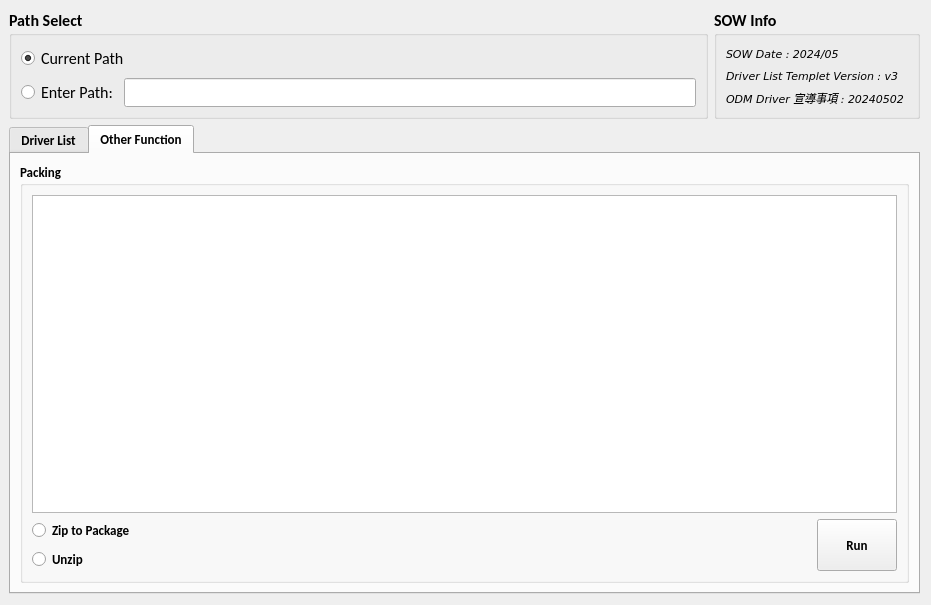
<?xml version="1.0" encoding="UTF-8"?>
<ui version="4.0">
 <class>Form</class>
 <widget class="QWidget" name="Form">
  <property name="geometry">
   <rect>
    <x>0</x>
    <y>0</y>
    <width>931</width>
    <height>605</height>
   </rect>
  </property>
  <property name="windowTitle">
   <string>DL Creator</string>
  </property>
  <widget class="QWidget" name="layoutWidget">
   <property name="geometry">
    <rect>
     <x>9</x>
     <y>9</y>
     <width>911</width>
     <height>585</height>
    </rect>
   </property>
   <layout class="QGridLayout" name="gridLayout_11">
    <item row="0" column="0">
     <layout class="QHBoxLayout" name="horizontalLayout_6">
      <item>
       <widget class="QGroupBox" name="path_groupBox">
        <property name="font">
         <font>
          <family>Calibri</family>
          <pointsize>12</pointsize>
          <weight>75</weight>
          <italic>false</italic>
          <bold>true</bold>
         </font>
        </property>
        <property name="title">
         <string>Path Select</string>
        </property>
        <layout class="QGridLayout" name="gridLayout">
         <item row="0" column="0">
          <layout class="QVBoxLayout" name="verticalLayout_3">
           <item>
            <widget class="QRadioButton" name="radio_current_path">
             <property name="font">
              <font>
               <family>Calibri</family>
               <pointsize>12</pointsize>
               <weight>50</weight>
               <italic>false</italic>
               <bold>false</bold>
              </font>
             </property>
             <property name="text">
              <string>Current Path</string>
             </property>
             <property name="checked">
              <bool>true</bool>
             </property>
            </widget>
           </item>
           <item>
            <layout class="QHBoxLayout" name="horizontalLayout">
             <item>
              <widget class="QRadioButton" name="radio_enter_path">
               <property name="font">
                <font>
                 <family>Calibri</family>
                 <pointsize>12</pointsize>
                 <weight>50</weight>
                 <italic>false</italic>
                 <bold>false</bold>
                </font>
               </property>
               <property name="text">
                <string>Enter Path:</string>
               </property>
               <property name="checked">
                <bool>false</bool>
               </property>
              </widget>
             </item>
             <item>
              <widget class="QLineEdit" name="enter_path_lineEdit">
               <property name="font">
                <font>
                 <family>Calibri</family>
                 <pointsize>12</pointsize>
                 <weight>50</weight>
                 <italic>false</italic>
                 <bold>false</bold>
                </font>
               </property>
              </widget>
             </item>
            </layout>
           </item>
          </layout>
         </item>
        </layout>
       </widget>
      </item>
      <item>
       <widget class="QGroupBox" name="groupBox_5">
        <property name="font">
         <font>
          <family>Calibri</family>
          <pointsize>12</pointsize>
          <weight>75</weight>
          <bold>true</bold>
         </font>
        </property>
        <property name="title">
         <string>SOW Info</string>
        </property>
        <layout class="QGridLayout" name="gridLayout_2">
         <item row="0" column="0">
          <layout class="QVBoxLayout" name="verticalLayout_4">
           <item>
            <widget class="QLabel" name="label_sow_date">
             <property name="font">
              <font>
               <family>Verdana</family>
               <pointsize>8</pointsize>
               <weight>50</weight>
               <italic>true</italic>
               <bold>false</bold>
               <underline>false</underline>
              </font>
             </property>
             <property name="text">
              <string>SOW Date : 2024/05</string>
             </property>
            </widget>
           </item>
           <item>
            <widget class="QLabel" name="label_sow_date_2">
             <property name="font">
              <font>
               <family>Verdana</family>
               <pointsize>8</pointsize>
               <weight>50</weight>
               <italic>true</italic>
               <bold>false</bold>
               <underline>false</underline>
              </font>
             </property>
             <property name="text">
              <string>Driver List Templet Version : v3</string>
             </property>
            </widget>
           </item>
           <item>
            <widget class="QLabel" name="label_sow_date_3">
             <property name="font">
              <font>
               <family>Verdana</family>
               <pointsize>8</pointsize>
               <weight>50</weight>
               <italic>true</italic>
               <bold>false</bold>
               <underline>false</underline>
              </font>
             </property>
             <property name="text">
              <string>ODM Driver 宣導事項 : 20240502 </string>
             </property>
            </widget>
           </item>
          </layout>
         </item>
        </layout>
       </widget>
      </item>
     </layout>
    </item>
    <item row="1" column="0">
     <widget class="QTabWidget" name="tabWidget">
      <property name="font">
       <font>
        <family>Calibri</family>
        <pointsize>10</pointsize>
        <weight>75</weight>
        <bold>true</bold>
       </font>
      </property>
      <property name="currentIndex">
       <number>1</number>
      </property>
      <widget class="QWidget" name="tab">
       <attribute name="title">
        <string>Driver List</string>
       </attribute>
       <layout class="QGridLayout" name="gridLayout_10">
        <item row="0" column="0">
         <layout class="QGridLayout" name="gridLayout_9">
          <item row="0" column="0">
           <layout class="QGridLayout" name="gridLayout_8">
            <item row="0" column="0">
             <layout class="QGridLayout" name="gridLayout_5">
              <item row="0" column="0">
               <widget class="QGroupBox" name="groupBox_2">
                <property name="font">
                 <font>
                  <family>Calibri</family>
                  <pointsize>12</pointsize>
                  <weight>75</weight>
                  <italic>false</italic>
                  <bold>true</bold>
                 </font>
                </property>
                <property name="title">
                 <string>List Info</string>
                </property>
                <layout class="QGridLayout" name="gridLayout_4">
                 <item row="0" column="0">
                  <layout class="QFormLayout" name="formLayout">
                   <item row="0" column="0">
                    <widget class="QLabel" name="label_6">
                     <property name="font">
                      <font>
                       <family>Calibri</family>
                       <pointsize>12</pointsize>
                       <weight>50</weight>
                       <italic>false</italic>
                       <bold>false</bold>
                       <underline>false</underline>
                      </font>
                     </property>
                     <property name="text">
                      <string>Customer:</string>
                     </property>
                    </widget>
                   </item>
                   <item row="0" column="1">
                    <widget class="QComboBox" name="customer_comboBox">
                     <property name="font">
                      <font>
                       <family>Calibri</family>
                       <pointsize>12</pointsize>
                       <weight>50</weight>
                       <bold>false</bold>
                      </font>
                     </property>
                     <item>
                      <property name="text">
                       <string>Asus</string>
                      </property>
                     </item>
                     <item>
                      <property name="text">
                       <string>Gigabyte</string>
                      </property>
                     </item>
                    </widget>
                   </item>
                   <item row="1" column="0">
                    <widget class="QLabel" name="label_7">
                     <property name="font">
                      <font>
                       <family>Calibri</family>
                       <pointsize>12</pointsize>
                       <weight>50</weight>
                       <italic>false</italic>
                       <bold>false</bold>
                       <underline>false</underline>
                      </font>
                     </property>
                     <property name="text">
                      <string>Project Name:</string>
                     </property>
                    </widget>
                   </item>
                   <item row="1" column="1">
                    <widget class="QLineEdit" name="projectName_lineEdit">
                     <property name="font">
                      <font>
                       <family>Calibri</family>
                       <pointsize>12</pointsize>
                       <weight>50</weight>
                       <bold>false</bold>
                      </font>
                     </property>
                     <property name="placeholderText">
                      <string>e.g. A5402_A5702WVAR</string>
                     </property>
                    </widget>
                   </item>
                   <item row="2" column="0">
                    <widget class="QLabel" name="label_8">
                     <property name="font">
                      <font>
                       <family>Calibri</family>
                       <pointsize>12</pointsize>
                       <weight>50</weight>
                       <italic>false</italic>
                       <bold>false</bold>
                       <underline>false</underline>
                      </font>
                     </property>
                     <property name="text">
                      <string>List Version:</string>
                     </property>
                    </widget>
                   </item>
                   <item row="2" column="1">
                    <widget class="QLineEdit" name="listVersion_lineEdit">
                     <property name="font">
                      <font>
                       <family>Calibri</family>
                       <pointsize>12</pointsize>
                       <weight>50</weight>
                       <bold>false</bold>
                      </font>
                     </property>
                     <property name="placeholderText">
                      <string>e.g. 2.00</string>
                     </property>
                    </widget>
                   </item>
                   <item row="3" column="0">
                    <widget class="QLabel" name="label_9">
                     <property name="font">
                      <font>
                       <family>Calibri</family>
                       <pointsize>12</pointsize>
                       <weight>50</weight>
                       <italic>false</italic>
                       <bold>false</bold>
                       <underline>false</underline>
                      </font>
                     </property>
                     <property name="text">
                      <string>Update Date:</string>
                     </property>
                    </widget>
                   </item>
                   <item row="3" column="1">
                    <layout class="QHBoxLayout" name="horizontalLayout_2">
                     <item>
                      <widget class="QDateEdit" name="dateEdit_updateDate">
                       <property name="sizePolicy">
                        <sizepolicy hsizetype="Minimum" vsizetype="Fixed">
                         <horstretch>0</horstretch>
                         <verstretch>0</verstretch>
                        </sizepolicy>
                       </property>
                       <property name="font">
                        <font>
                         <weight>50</weight>
                         <bold>false</bold>
                        </font>
                       </property>
                       <property name="displayFormat">
                        <string>yyyy/MM/dd</string>
                       </property>
                      </widget>
                     </item>
                     <item>
                      <widget class="QPushButton" name="pushButton_updateToCurrentDate">
                       <property name="sizePolicy">
                        <sizepolicy hsizetype="Fixed" vsizetype="Fixed">
                         <horstretch>0</horstretch>
                         <verstretch>0</verstretch>
                        </sizepolicy>
                       </property>
                       <property name="font">
                        <font>
                         <pointsize>10</pointsize>
                         <weight>50</weight>
                         <bold>false</bold>
                        </font>
                       </property>
                       <property name="text">
                        <string>Now</string>
                       </property>
                      </widget>
                     </item>
                    </layout>
                   </item>
                  </layout>
                 </item>
                </layout>
               </widget>
              </item>
              <item row="1" column="0">
               <widget class="QGroupBox" name="groupBox_3">
                <property name="font">
                 <font>
                  <family>Calibri</family>
                  <pointsize>12</pointsize>
                  <weight>75</weight>
                  <bold>true</bold>
                 </font>
                </property>
                <property name="title">
                 <string>OS Info</string>
                </property>
                <layout class="QGridLayout" name="gridLayout_3">
                 <item row="0" column="0">
                  <layout class="QFormLayout" name="formLayout_2">
                   <property name="horizontalSpacing">
                    <number>22</number>
                   </property>
                   <item row="0" column="0">
                    <widget class="QLabel" name="label_10">
                     <property name="font">
                      <font>
                       <family>Calibri</family>
                       <pointsize>12</pointsize>
                       <weight>50</weight>
                       <italic>false</italic>
                       <bold>false</bold>
                       <underline>false</underline>
                      </font>
                     </property>
                     <property name="text">
                      <string>OS Edition:</string>
                     </property>
                    </widget>
                   </item>
                   <item row="0" column="1">
                    <widget class="QLineEdit" name="osEdition_lineEdit">
                     <property name="font">
                      <font>
                       <family>Calibri</family>
                       <pointsize>12</pointsize>
                       <weight>50</weight>
                       <bold>false</bold>
                      </font>
                     </property>
                     <property name="placeholderText">
                      <string>e.g. Win11</string>
                     </property>
                    </widget>
                   </item>
                   <item row="1" column="0">
                    <widget class="QLabel" name="label_11">
                     <property name="font">
                      <font>
                       <family>Calibri</family>
                       <pointsize>12</pointsize>
                       <weight>50</weight>
                       <italic>false</italic>
                       <bold>false</bold>
                       <underline>false</underline>
                      </font>
                     </property>
                     <property name="text">
                      <string>OS Version:</string>
                     </property>
                    </widget>
                   </item>
                   <item row="1" column="1">
                    <widget class="QLineEdit" name="osVersion_lineEdit">
                     <property name="font">
                      <font>
                       <family>Calibri</family>
                       <pointsize>12</pointsize>
                       <weight>50</weight>
                       <bold>false</bold>
                      </font>
                     </property>
                     <property name="placeholderText">
                      <string>e.g. 23H2</string>
                     </property>
                    </widget>
                   </item>
                   <item row="2" column="0">
                    <widget class="QLabel" name="label_12">
                     <property name="font">
                      <font>
                       <family>Calibri</family>
                       <pointsize>12</pointsize>
                       <weight>50</weight>
                       <italic>false</italic>
                       <bold>false</bold>
                       <underline>false</underline>
                      </font>
                     </property>
                     <property name="text">
                      <string>OS Build:</string>
                     </property>
                    </widget>
                   </item>
                   <item row="2" column="1">
                    <widget class="QLineEdit" name="osBuild_lineEdit">
                     <property name="font">
                      <font>
                       <family>Calibri</family>
                       <pointsize>12</pointsize>
                       <weight>50</weight>
                       <bold>false</bold>
                      </font>
                     </property>
                     <property name="placeholderText">
                      <string>e.g. 22631.2861</string>
                     </property>
                    </widget>
                   </item>
                  </layout>
                 </item>
                </layout>
               </widget>
              </item>
             </layout>
            </item>
            <item row="0" column="1">
             <widget class="QGroupBox" name="groupBox_4">
              <property name="sizePolicy">
               <sizepolicy hsizetype="Preferred" vsizetype="Preferred">
                <horstretch>0</horstretch>
                <verstretch>0</verstretch>
               </sizepolicy>
              </property>
              <property name="font">
               <font>
                <family>Calibri</family>
                <pointsize>12</pointsize>
                <weight>75</weight>
                <bold>true</bold>
               </font>
              </property>
              <property name="title">
               <string>Wlan/BT Info</string>
              </property>
              <layout class="QGridLayout" name="gridLayout_6">
               <item row="0" column="0">
                <layout class="QVBoxLayout" name="verticalLayout_5">
                 <item>
                  <layout class="QHBoxLayout" name="horizontalLayout_3">
                   <item>
                    <widget class="QPushButton" name="pushButton_addModule">
                     <property name="sizePolicy">
                      <sizepolicy hsizetype="Preferred" vsizetype="Preferred">
                       <horstretch>0</horstretch>
                       <verstretch>0</verstretch>
                      </sizepolicy>
                     </property>
                     <property name="font">
                      <font>
                       <pointsize>10</pointsize>
                       <weight>50</weight>
                       <bold>false</bold>
                      </font>
                     </property>
                     <property name="layoutDirection">
                      <enum>Qt::LeftToRight</enum>
                     </property>
                     <property name="text">
                      <string>Add Module</string>
                     </property>
                    </widget>
                   </item>
                   <item>
                    <widget class="QPushButton" name="pushButton_clearAllModules">
                     <property name="sizePolicy">
                      <sizepolicy hsizetype="Fixed" vsizetype="Fixed">
                       <horstretch>0</horstretch>
                       <verstretch>0</verstretch>
                      </sizepolicy>
                     </property>
                     <property name="font">
                      <font>
                       <pointsize>10</pointsize>
                       <weight>50</weight>
                       <bold>false</bold>
                      </font>
                     </property>
                     <property name="text">
                      <string>Clear All</string>
                     </property>
                    </widget>
                   </item>
                  </layout>
                 </item>
                 <item>
                  <widget class="QTableView" name="tableView_wlanbt">
                   <property name="sizePolicy">
                    <sizepolicy hsizetype="Expanding" vsizetype="Expanding">
                     <horstretch>0</horstretch>
                     <verstretch>0</verstretch>
                    </sizepolicy>
                   </property>
                   <property name="font">
                    <font>
                     <family>Calibri</family>
                     <pointsize>9</pointsize>
                    </font>
                   </property>
                  </widget>
                 </item>
                </layout>
               </item>
              </layout>
             </widget>
            </item>
           </layout>
          </item>
          <item row="1" column="0">
           <widget class="QGroupBox" name="groupBox">
            <property name="sizePolicy">
             <sizepolicy hsizetype="Preferred" vsizetype="Preferred">
              <horstretch>0</horstretch>
              <verstretch>0</verstretch>
             </sizepolicy>
            </property>
            <property name="font">
             <font>
              <family>Calibri</family>
              <pointsize>12</pointsize>
              <weight>75</weight>
              <bold>true</bold>
             </font>
            </property>
            <property name="title">
             <string>Mode Select</string>
            </property>
            <layout class="QGridLayout" name="gridLayout_7">
             <item row="0" column="0">
              <layout class="QHBoxLayout" name="horizontalLayout_4">
               <item>
                <layout class="QVBoxLayout" name="verticalLayout_6">
                 <item>
                  <widget class="QRadioButton" name="radioButton_exportDriverList">
                   <property name="font">
                    <font>
                     <weight>50</weight>
                     <bold>false</bold>
                    </font>
                   </property>
                   <property name="text">
                    <string>Export Driver List</string>
                   </property>
                   <property name="checked">
                    <bool>true</bool>
                   </property>
                  </widget>
                 </item>
                 <item>
                  <widget class="QRadioButton" name="radioButton_listChecking">
                   <property name="font">
                    <font>
                     <weight>50</weight>
                     <bold>false</bold>
                    </font>
                   </property>
                   <property name="text">
                    <string>List Checking</string>
                   </property>
                  </widget>
                 </item>
                 <item>
                  <widget class="QRadioButton" name="radioButton_listUpdate">
                   <property name="font">
                    <font>
                     <weight>50</weight>
                     <bold>false</bold>
                    </font>
                   </property>
                   <property name="text">
                    <string>List Update</string>
                   </property>
                  </widget>
                 </item>
                </layout>
               </item>
               <item>
                <layout class="QVBoxLayout" name="verticalLayout_8">
                 <property name="leftMargin">
                  <number>200</number>
                 </property>
                 <item>
                  <widget class="QPushButton" name="run_pushButton">
                   <property name="sizePolicy">
                    <sizepolicy hsizetype="Preferred" vsizetype="Preferred">
                     <horstretch>0</horstretch>
                     <verstretch>0</verstretch>
                    </sizepolicy>
                   </property>
                   <property name="font">
                    <font>
                     <family>Calibri</family>
                     <pointsize>12</pointsize>
                     <weight>75</weight>
                     <bold>true</bold>
                    </font>
                   </property>
                   <property name="text">
                    <string>Run</string>
                   </property>
                  </widget>
                 </item>
                </layout>
               </item>
              </layout>
             </item>
            </layout>
           </widget>
          </item>
         </layout>
        </item>
       </layout>
      </widget>
      <widget class="QWidget" name="tab_2">
       <attribute name="title">
        <string>Other Function</string>
       </attribute>
       <layout class="QGridLayout" name="gridLayout_16">
        <item row="0" column="0">
         <widget class="QGroupBox" name="groupBox_6">
          <property name="title">
           <string>Packing </string>
          </property>
          <layout class="QGridLayout" name="gridLayout_15">
           <item row="0" column="0">
            <layout class="QVBoxLayout" name="verticalLayout_2">
             <item>
              <widget class="QTreeView" name="treeView"/>
             </item>
             <item>
              <layout class="QHBoxLayout" name="horizontalLayout_5">
               <item>
                <layout class="QVBoxLayout" name="verticalLayout">
                 <item>
                  <widget class="QRadioButton" name="radioButton_zipToPackage">
                   <property name="text">
                    <string>Zip to Package</string>
                   </property>
                  </widget>
                 </item>
                 <item>
                  <widget class="QRadioButton" name="radioButton_Unzip">
                   <property name="text">
                    <string>Unzip</string>
                   </property>
                  </widget>
                 </item>
                </layout>
               </item>
               <item>
                <widget class="QPushButton" name="pushButton_packingRun">
                 <property name="sizePolicy">
                  <sizepolicy hsizetype="Fixed" vsizetype="Preferred">
                   <horstretch>0</horstretch>
                   <verstretch>0</verstretch>
                  </sizepolicy>
                 </property>
                 <property name="text">
                  <string>Run</string>
                 </property>
                </widget>
               </item>
              </layout>
             </item>
            </layout>
           </item>
          </layout>
         </widget>
        </item>
       </layout>
      </widget>
     </widget>
    </item>
   </layout>
  </widget>
 </widget>
 <resources/>
 <connections/>
</ui>
